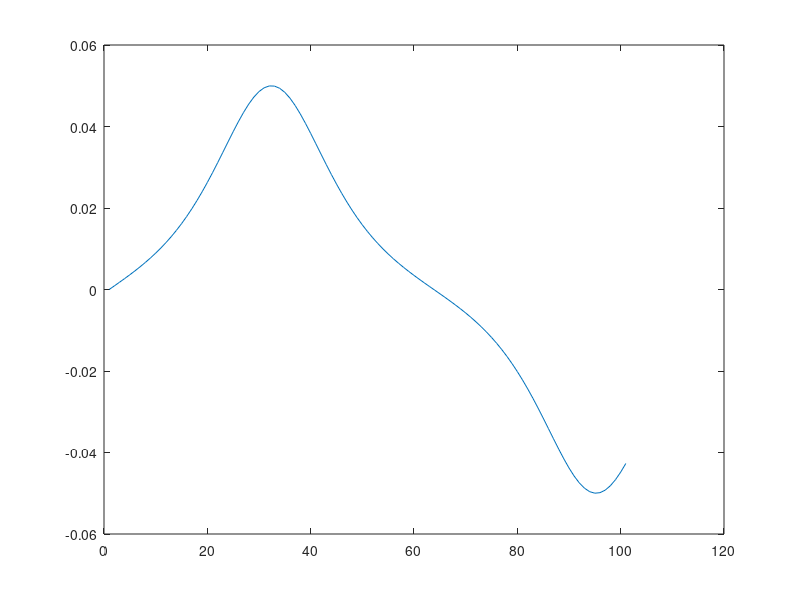
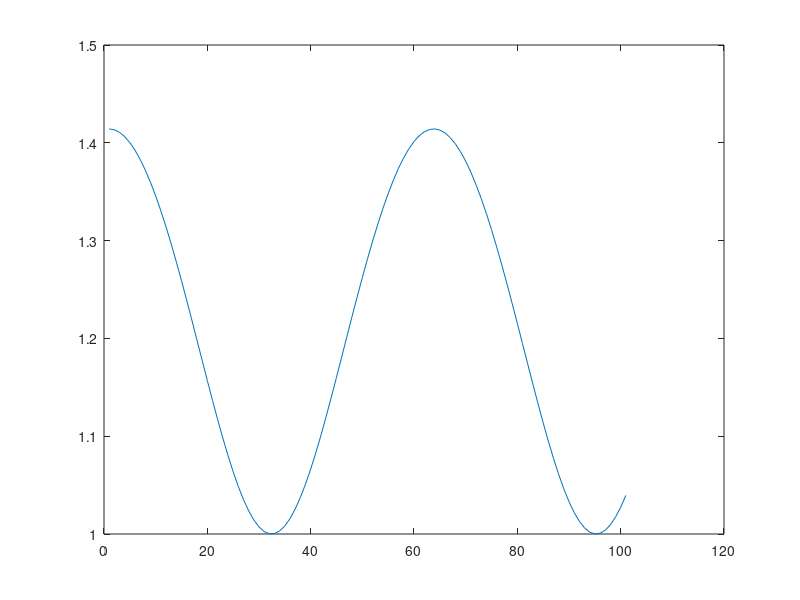

Recreate these plots in MATLAB, in order.
gamma=0:1:100;
a=20;
omega=0.05;
h_g=sqrt(1+a^2*omega^2*cos(omega*gamma).^2);
cg=a*omega^2*sin(omega*gamma)./(h_g.^3);
figure(1);
plot(cg)
figure(2);
plot(h_g);


cg_max=a*omega^2;